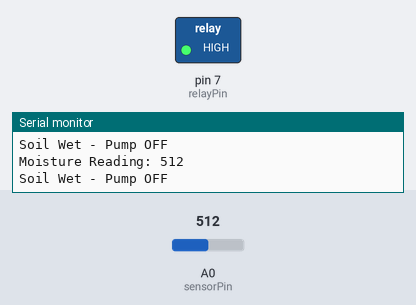
A sketch run on a simulated Arduino Uno, built with avr-gcc and run on an emulated ATmega328P. Shown: switched loads named in the sketch (green lamp = pin HIGH), the last lines printed to the serial monitor. Inputs (shaded band) come from the test bench; at power-on: A0 (sensorPin) = 512.

Above: at 1.2 s.
1.3 s: A0 (sensorPin) set to 989
2.8 s: A0 (sensorPin) set to 1018
At 4.0 s:
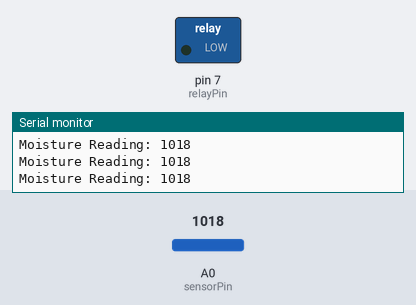
4.3 s: A0 (sensorPin) set to 993
At 5.4 s:
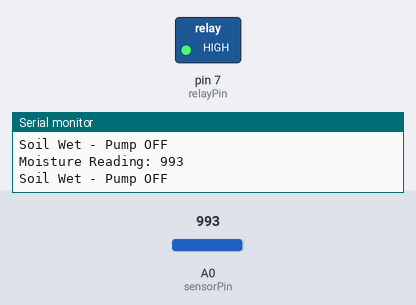
5.9 s: A0 (sensorPin) set to 1013
At 6.8 s:
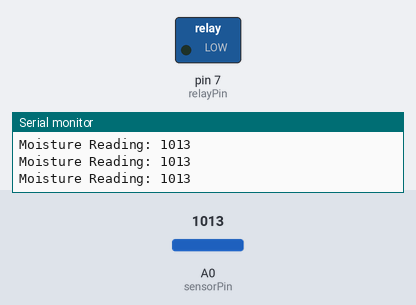
Timing chart, 0 to 12.5 s (numbered marks = the images above; inputs shaded):
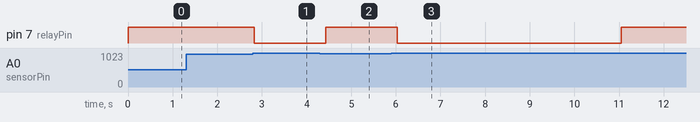

Measured:
- the behaviour switches between 1003 and 1004 on A0 (sensorPin) (found by bisection; images 0 and 1)
- after the input at 2.8 s, pin 7 (relayPin): HIGH → LOW at once
- after the input at 4.3 s, pin 7 (relayPin): LOW → HIGH after 0.13 s
- after the input at 5.9 s, pin 7 (relayPin): HIGH → LOW after 0.13 s, → HIGH 5.0 s later

The sketch:

automatic_plant_watering.ino
```cpp
const int sensorPin = A0;
const int relayPin = 7;

const int threshold = 1003;
const unsigned long pumpDuration = 5000;

unsigned long pumpStartTime = 0;

bool pumpRunning = false;
bool pumpLocked = false;

void setup() {
  Serial.begin(9600);

  digitalWrite(relayPin, HIGH);
  pinMode(relayPin, OUTPUT);

  Serial.println("Smart Plant Watering System Ready!");
}

void loop() {

  int moisture = analogRead(sensorPin);

  Serial.print("Moisture Reading: ");
  Serial.println(moisture);

  if (moisture <= threshold) {

    digitalWrite(relayPin, HIGH);

    pumpRunning = false;
    pumpLocked = false;

    Serial.println("Soil Wet - Pump OFF");
  }

  else {

    if (!pumpLocked) {

      if (!pumpRunning) {
        digitalWrite(relayPin, LOW);

        pumpRunning = true;
        pumpStartTime = millis();

        Serial.println("Soil Dry - Pump ON");
      }

      if (millis() - pumpStartTime >= pumpDuration) {

        digitalWrite(relayPin, HIGH);

        pumpRunning = false;
        pumpLocked = true;

        Serial.println("5 Seconds Completed - Pump OFF");
      }
    }

    else {
      Serial.println("Waiting for Wet Soil");
    }
  }

  delay(200);
}
```
